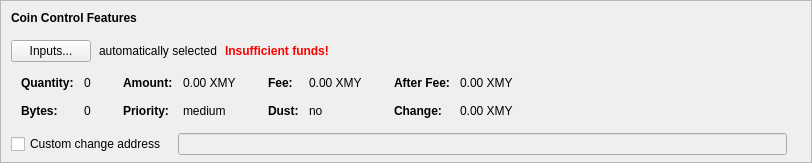
    <widget class="QFrame" name="frameCoinControl">
     <property name="sizePolicy">
      <sizepolicy hsizetype="Expanding" vsizetype="Expanding">
       <horstretch>0</horstretch>
       <verstretch>0</verstretch>
      </sizepolicy>
     </property>
     <property name="maximumSize">
      <size>
       <width>16777215</width>
       <height>16777215</height>
      </size>
     </property>
     <property name="frameShape">
      <enum>QFrame::StyledPanel</enum>
     </property>
     <property name="frameShadow">
      <enum>QFrame::Sunken</enum>
     </property>
     <layout class="QVBoxLayout" name="verticalLayoutCoinControl2">
      <property name="spacing">
       <number>0</number>
      </property>
      <property name="leftMargin">
       <number>0</number>
      </property>
      <property name="topMargin">
       <number>0</number>
      </property>
      <property name="rightMargin">
       <number>0</number>
      </property>
      <property name="bottomMargin">
       <number>6</number>
      </property>
      <item>
       <layout class="QVBoxLayout" name="verticalLayoutCoinControl" stretch="0,0,0,0,1">
        <property name="spacing">
         <number>0</number>
        </property>
        <property name="leftMargin">
         <number>10</number>
        </property>
        <property name="topMargin">
         <number>10</number>
        </property>
        <item>
         <layout class="QHBoxLayout" name="horizontalLayoutCoinControl1">
          <property name="bottomMargin">
           <number>15</number>
          </property>
          <item>
           <widget class="QLabel" name="labelCoinControlFeatures">
            <property name="sizePolicy">
             <sizepolicy hsizetype="Preferred" vsizetype="Maximum">
              <horstretch>0</horstretch>
              <verstretch>0</verstretch>
             </sizepolicy>
            </property>
            <property name="font">
             <font>
              <weight>75</weight>
              <bold>true</bold>
             </font>
            </property>
            <property name="styleSheet">
             <string notr="true">font-weight:bold;</string>
            </property>
            <property name="text">
             <string>Coin Control Features</string>
            </property>
           </widget>
          </item>
         </layout>
        </item>
        <item>
         <layout class="QHBoxLayout" name="horizontalLayoutCoinControl2" stretch="0,0,0,0">
          <property name="spacing">
           <number>8</number>
          </property>
          <property name="bottomMargin">
           <number>10</number>
          </property>
          <item>
           <widget class="QPushButton" name="pushButtonCoinControl">
            <property name="styleSheet">
             <string notr="true"/>
            </property>
            <property name="text">
             <string>Inputs...</string>
            </property>
            <property name="autoDefault">
             <bool>false</bool>
            </property>
           </widget>
          </item>
          <item>
           <widget class="QLabel" name="labelCoinControlAutomaticallySelected">
            <property name="text">
             <string>automatically selected</string>
            </property>
            <property name="margin">
             <number>5</number>
            </property>
           </widget>
          </item>
          <item>
           <widget class="QLabel" name="labelCoinControlInsuffFunds">
            <property name="font">
             <font>
              <weight>75</weight>
              <bold>true</bold>
             </font>
            </property>
            <property name="styleSheet">
             <string notr="true">color:red;font-weight:bold;</string>
            </property>
            <property name="text">
             <string>Insufficient funds!</string>
            </property>
            <property name="margin">
             <number>5</number>
            </property>
           </widget>
          </item>
          <item>
           <spacer name="horizontalSpacerCoinControl">
            <property name="orientation">
             <enum>Qt::Horizontal</enum>
            </property>
            <property name="sizeHint" stdset="0">
             <size>
              <width>40</width>
              <height>1</height>
             </size>
            </property>
           </spacer>
          </item>
         </layout>
        </item>
        <item>
         <widget class="QWidget" name="widgetCoinControl" native="true">
          <property name="sizePolicy">
           <sizepolicy hsizetype="Preferred" vsizetype="Preferred">
            <horstretch>0</horstretch>
            <verstretch>0</verstretch>
           </sizepolicy>
          </property>
          <property name="minimumSize">
           <size>
            <width>0</width>
            <height>0</height>
           </size>
          </property>
          <property name="styleSheet">
           <string notr="true"/>
          </property>
          <layout class="QHBoxLayout" name="horizontalLayoutCoinControl5">
           <property name="leftMargin">
            <number>0</number>
           </property>
           <property name="topMargin">
            <number>0</number>
           </property>
           <property name="rightMargin">
            <number>0</number>
           </property>
           <property name="bottomMargin">
            <number>0</number>
           </property>
           <item>
            <layout class="QHBoxLayout" name="horizontalLayoutCoinControl3" stretch="0,0,0,1">
             <property name="spacing">
              <number>20</number>
             </property>
             <property name="topMargin">
              <number>0</number>
             </property>
             <property name="bottomMargin">
              <number>10</number>
             </property>
             <item>
              <layout class="QFormLayout" name="formLayoutCoinControl1">
               <property name="horizontalSpacing">
                <number>10</number>
               </property>
               <property name="verticalSpacing">
                <number>14</number>
               </property>
               <property name="leftMargin">
                <number>10</number>
               </property>
               <property name="topMargin">
                <number>4</number>
               </property>
               <property name="rightMargin">
                <number>6</number>
               </property>
               <item row="0" column="0">
                <widget class="QLabel" name="labelCoinControlQuantityText">
                 <property name="font">
                  <font>
                   <weight>75</weight>
                   <bold>true</bold>
                  </font>
                 </property>
                 <property name="text">
                  <string>Quantity:</string>
                 </property>
                 <property name="margin">
                  <number>0</number>
                 </property>
                </widget>
               </item>
               <item row="0" column="1">
                <widget class="QLabel" name="labelCoinControlQuantity">
                 <property name="cursor">
                  <cursorShape>IBeamCursor</cursorShape>
                 </property>
                 <property name="contextMenuPolicy">
                  <enum>Qt::ActionsContextMenu</enum>
                 </property>
                 <property name="text">
                  <string notr="true">0</string>
                 </property>
                 <property name="margin">
                  <number>0</number>
                 </property>
                 <property name="textInteractionFlags">
                  <set>Qt::LinksAccessibleByMouse|Qt::TextSelectableByKeyboard|Qt::TextSelectableByMouse</set>
                 </property>
                </widget>
               </item>
               <item row="1" column="0">
                <widget class="QLabel" name="labelCoinControlBytesText">
                 <property name="font">
                  <font>
                   <weight>75</weight>
                   <bold>true</bold>
                  </font>
                 </property>
                 <property name="text">
                  <string>Bytes:</string>
                 </property>
                </widget>
               </item>
               <item row="1" column="1">
                <widget class="QLabel" name="labelCoinControlBytes">
                 <property name="cursor">
                  <cursorShape>IBeamCursor</cursorShape>
                 </property>
                 <property name="contextMenuPolicy">
                  <enum>Qt::ActionsContextMenu</enum>
                 </property>
                 <property name="text">
                  <string notr="true">0</string>
                 </property>
                 <property name="textInteractionFlags">
                  <set>Qt::LinksAccessibleByMouse|Qt::TextSelectableByKeyboard|Qt::TextSelectableByMouse</set>
                 </property>
                </widget>
               </item>
              </layout>
             </item>
             <item>
              <layout class="QFormLayout" name="formLayoutCoinControl2">
               <property name="horizontalSpacing">
                <number>10</number>
               </property>
               <property name="verticalSpacing">
                <number>14</number>
               </property>
               <property name="leftMargin">
                <number>6</number>
               </property>
               <property name="topMargin">
                <number>4</number>
               </property>
               <property name="rightMargin">
                <number>6</number>
               </property>
               <item row="0" column="0">
                <widget class="QLabel" name="labelCoinControlAmountText">
                 <property name="font">
                  <font>
                   <weight>75</weight>
                   <bold>true</bold>
                  </font>
                 </property>
                 <property name="text">
                  <string>Amount:</string>
                 </property>
                 <property name="margin">
                  <number>0</number>
                 </property>
                </widget>
               </item>
               <item row="0" column="1">
                <widget class="QLabel" name="labelCoinControlAmount">
                 <property name="cursor">
                  <cursorShape>IBeamCursor</cursorShape>
                 </property>
                 <property name="contextMenuPolicy">
                  <enum>Qt::ActionsContextMenu</enum>
                 </property>
                 <property name="text">
                  <string notr="true">0.00 XMY</string>
                 </property>
                 <property name="textInteractionFlags">
                  <set>Qt::LinksAccessibleByMouse|Qt::TextSelectableByKeyboard|Qt::TextSelectableByMouse</set>
                 </property>
                </widget>
               </item>
               <item row="1" column="0">
                <widget class="QLabel" name="labelCoinControlPriorityText">
                 <property name="font">
                  <font>
                   <weight>75</weight>
                   <bold>true</bold>
                  </font>
                 </property>
                 <property name="text">
                  <string>Priority:</string>
                 </property>
                </widget>
               </item>
               <item row="1" column="1">
                <widget class="QLabel" name="labelCoinControlPriority">
                 <property name="cursor">
                  <cursorShape>IBeamCursor</cursorShape>
                 </property>
                 <property name="contextMenuPolicy">
                  <enum>Qt::ActionsContextMenu</enum>
                 </property>
                 <property name="text">
                  <string notr="true">medium</string>
                 </property>
                 <property name="textInteractionFlags">
                  <set>Qt::LinksAccessibleByMouse|Qt::TextSelectableByKeyboard|Qt::TextSelectableByMouse</set>
                 </property>
                </widget>
               </item>
              </layout>
             </item>
             <item>
              <layout class="QFormLayout" name="formLayoutCoinControl3">
               <property name="horizontalSpacing">
                <number>10</number>
               </property>
               <property name="verticalSpacing">
                <number>14</number>
               </property>
               <property name="leftMargin">
                <number>6</number>
               </property>
               <property name="topMargin">
                <number>4</number>
               </property>
               <property name="rightMargin">
                <number>6</number>
               </property>
               <item row="0" column="0">
                <widget class="QLabel" name="labelCoinControlFeeText">
                 <property name="font">
                  <font>
                   <weight>75</weight>
                   <bold>true</bold>
                  </font>
                 </property>
                 <property name="text">
                  <string>Fee:</string>
                 </property>
                 <property name="margin">
                  <number>0</number>
                 </property>
                </widget>
               </item>
               <item row="0" column="1">
                <widget class="QLabel" name="labelCoinControlFee">
                 <property name="cursor">
                  <cursorShape>IBeamCursor</cursorShape>
                 </property>
                 <property name="contextMenuPolicy">
                  <enum>Qt::ActionsContextMenu</enum>
                 </property>
                 <property name="text">
                  <string notr="true">0.00 XMY</string>
                 </property>
                 <property name="textInteractionFlags">
                  <set>Qt::LinksAccessibleByMouse|Qt::TextSelectableByKeyboard|Qt::TextSelectableByMouse</set>
                 </property>
                </widget>
               </item>
               <item row="1" column="0">
                <widget class="QLabel" name="labelCoinControlLowOutputText">
                 <property name="font">
                  <font>
                   <weight>75</weight>
                   <bold>true</bold>
                  </font>
                 </property>
                 <property name="text">
                  <string>Dust:</string>
                 </property>
                </widget>
               </item>
               <item row="1" column="1">
                <widget class="QLabel" name="labelCoinControlLowOutput">
                 <property name="cursor">
                  <cursorShape>IBeamCursor</cursorShape>
                 </property>
                 <property name="contextMenuPolicy">
                  <enum>Qt::ActionsContextMenu</enum>
                 </property>
                 <property name="text">
                  <string notr="true">no</string>
                 </property>
                 <property name="textInteractionFlags">
                  <set>Qt::LinksAccessibleByMouse|Qt::TextSelectableByKeyboard|Qt::TextSelectableByMouse</set>
                 </property>
                </widget>
               </item>
              </layout>
             </item>
             <item>
              <layout class="QFormLayout" name="formLayoutCoinControl4">
               <property name="horizontalSpacing">
                <number>10</number>
               </property>
               <property name="verticalSpacing">
                <number>14</number>
               </property>
               <property name="leftMargin">
                <number>6</number>
               </property>
               <property name="topMargin">
                <number>4</number>
               </property>
               <property name="rightMargin">
                <number>6</number>
               </property>
               <item row="0" column="0">
                <widget class="QLabel" name="labelCoinControlAfterFeeText">
                 <property name="font">
                  <font>
                   <weight>75</weight>
                   <bold>true</bold>
                  </font>
                 </property>
                 <property name="text">
                  <string>After Fee:</string>
                 </property>
                 <property name="margin">
                  <number>0</number>
                 </property>
                </widget>
               </item>
               <item row="0" column="1">
                <widget class="QLabel" name="labelCoinControlAfterFee">
                 <property name="cursor">
                  <cursorShape>IBeamCursor</cursorShape>
                 </property>
                 <property name="contextMenuPolicy">
                  <enum>Qt::ActionsContextMenu</enum>
                 </property>
                 <property name="text">
                  <string notr="true">0.00 XMY</string>
                 </property>
                 <property name="textInteractionFlags">
                  <set>Qt::LinksAccessibleByMouse|Qt::TextSelectableByKeyboard|Qt::TextSelectableByMouse</set>
                 </property>
                </widget>
               </item>
               <item row="1" column="0">
                <widget class="QLabel" name="labelCoinControlChangeText">
                 <property name="font">
                  <font>
                   <weight>75</weight>
                   <bold>true</bold>
                  </font>
                 </property>
                 <property name="text">
                  <string>Change:</string>
                 </property>
                </widget>
               </item>
               <item row="1" column="1">
                <widget class="QLabel" name="labelCoinControlChange">
                 <property name="cursor">
                  <cursorShape>IBeamCursor</cursorShape>
                 </property>
                 <property name="contextMenuPolicy">
                  <enum>Qt::ActionsContextMenu</enum>
                 </property>
                 <property name="text">
                  <string notr="true">0.00 XMY</string>
                 </property>
                 <property name="textInteractionFlags">
                  <set>Qt::LinksAccessibleByMouse|Qt::TextSelectableByKeyboard|Qt::TextSelectableByMouse</set>
                 </property>
                </widget>
               </item>
              </layout>
             </item>
            </layout>
           </item>
          </layout>
         </widget>
        </item>
        <item>
         <layout class="QHBoxLayout" name="horizontalLayoutCoinControl4" stretch="0,0,0">
          <property name="spacing">
           <number>12</number>
          </property>
          <property name="sizeConstraint">
           <enum>QLayout::SetDefaultConstraint</enum>
          </property>
          <property name="topMargin">
           <number>5</number>
          </property>
          <property name="rightMargin">
           <number>5</number>
          </property>
          <item>
           <widget class="QCheckBox" name="checkBoxCoinControlChange">
            <property name="toolTip">
             <string>If this is activated, but the change address is empty or invalid, change will be sent to a newly generated address.</string>
            </property>
            <property name="text">
             <string>Custom change address</string>
            </property>
           </widget>
          </item>
          <item>
           <widget class="QValidatedLineEdit" name="lineEditCoinControlChange">
            <property name="enabled">
             <bool>false</bool>
            </property>
            <property name="sizePolicy">
             <sizepolicy hsizetype="Expanding" vsizetype="Fixed">
              <horstretch>0</horstretch>
              <verstretch>0</verstretch>
             </sizepolicy>
            </property>
           </widget>
          </item>
          <item>
           <widget class="QLabel" name="labelCoinControlChangeLabel">
            <property name="sizePolicy">
             <sizepolicy hsizetype="Preferred" vsizetype="Expanding">
              <horstretch>0</horstretch>
              <verstretch>0</verstretch>
             </sizepolicy>
            </property>
            <property name="minimumSize">
             <size>
              <width>0</width>
              <height>0</height>
             </size>
            </property>
            <property name="text">
             <string/>
            </property>
            <property name="margin">
             <number>3</number>
            </property>
           </widget>
          </item>
         </layout>
        </item>
        <item>
         <spacer name="verticalSpacerCoinControl">
          <property name="orientation">
           <enum>Qt::Vertical</enum>
          </property>
          <property name="sizeHint" stdset="0">
           <size>
            <width>800</width>
            <height>1</height>
           </size>
          </property>
         </spacer>
        </item>
       </layout>
      </item>
     </layout>
    </widget>
